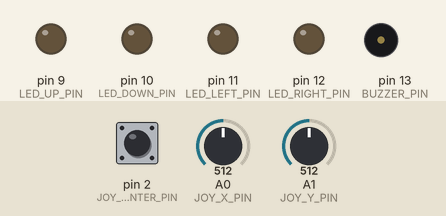
This sketch was run on a simulated Arduino Uno, built with avr-gcc and run on an emulated ATmega328P. On the bench: output pins drawn as LEDs (lit = HIGH), buzzer (waves = sounding, pin HIGH). Inputs (shaded band) come from the test bench; at power-on: A0 (JOY_X_PIN) = 512, A1 (JOY_Y_PIN) = 512, pin 2 (JOY_CENTER_PIN) HIGH.

Above: at 1.2 s.
1.3 s: A0 (JOY_X_PIN) set to 483
At 2.0 s:
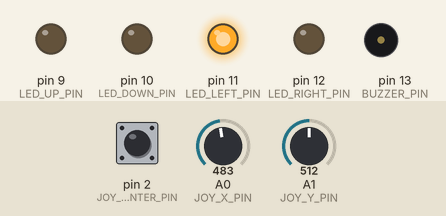
2.8 s: A1 (JOY_Y_PIN) set to 483
At 3.3 s:
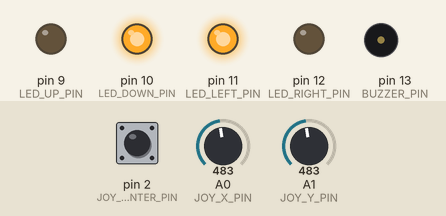
4.3 s: pin 2 (JOY_CENTER_PIN) pulled LOW for 0.15 s
At 4.41 s:
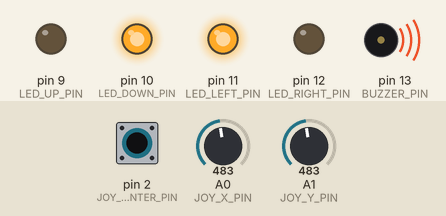
6.0 s: A0 (JOY_X_PIN) set to 510
At 7.2 s:
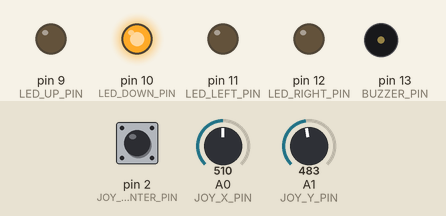
7.5 s: A1 (JOY_Y_PIN) set to 716
At 8.5 s:
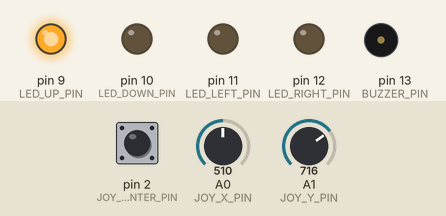
9.0 s: pin 2 (JOY_CENTER_PIN) pulled LOW for 1 s
At 9.8 s:
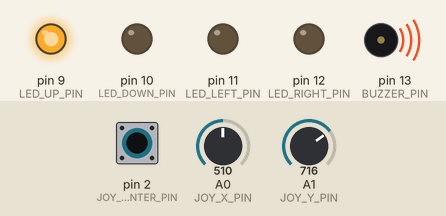
Timing chart, 0 to 12.0 s (numbered marks = the images above; inputs shaded):
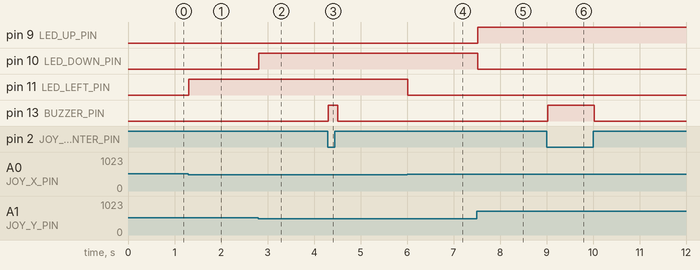

Measured:
- the behaviour switches between 500 and 499 on A0 (JOY_X_PIN) (found by bisection; images 0 and 1)
- the behaviour switches between 500 and 499 on A1 (JOY_Y_PIN) (found by bisection; images 1 and 2)
- after the input at 1.3 s, pin 11 (LED_LEFT_PIN): LOW → HIGH at once
- after the input at 2.8 s, pin 10 (LED_DOWN_PIN): LOW → HIGH at once
- after the input at 4.3 s, pin 13 (BUZZER_PIN): LOW → HIGH at once, → LOW 0.20 s later
- after the input at 6.0 s, pin 11 (LED_LEFT_PIN): HIGH → LOW at once
- after the input at 7.5 s, pin 9 (LED_UP_PIN): LOW → HIGH at once; pin 10 (LED_DOWN_PIN): HIGH → LOW at once
- after the input at 9.0 s, pin 13 (BUZZER_PIN): LOW → HIGH at once, → LOW 1.0 s later

The sketch:

Led_buzzer_Controlling_Using_JoyStick_.ino
```cpp
const int LED_UP_PIN = 9;
const int LED_DOWN_PIN = 10;
const int LED_LEFT_PIN = 11;
const int LED_RIGHT_PIN = 12;
const int BUZZER_PIN = 13;

const int JOY_X_PIN = A0;
const int JOY_Y_PIN = A1;
const int JOY_CENTER_PIN = 2;

// Threshold values for detecting joystick movement
const int THRESHOLD = 500;

void setup() {
  pinMode(LED_UP_PIN, OUTPUT);
  pinMode(LED_DOWN_PIN, OUTPUT);
  pinMode(LED_LEFT_PIN, OUTPUT);
  pinMode(LED_RIGHT_PIN, OUTPUT);
  pinMode(BUZZER_PIN, OUTPUT);

  pinMode(JOY_CENTER_PIN, INPUT_PULLUP);

  Serial.begin(9600);
}

void loop() {
  // Read the joystick values
  int joyX = analogRead(JOY_X_PIN);
  int joyY = analogRead(JOY_Y_PIN);
  bool centerPressed = digitalRead(JOY_CENTER_PIN) == LOW;

  // Turn off all LEDs and buzzer initially
  digitalWrite(LED_UP_PIN, LOW);
  digitalWrite(LED_DOWN_PIN, LOW);
  digitalWrite(LED_LEFT_PIN, LOW);
  digitalWrite(LED_RIGHT_PIN, LOW);
  digitalWrite(BUZZER_PIN, LOW);

  // Check joystick movement and turn on corresponding LED
  if (joyY > 1023 - THRESHOLD) {
    digitalWrite(LED_UP_PIN, HIGH);
  } else if (joyY < THRESHOLD) {
    digitalWrite(LED_DOWN_PIN, HIGH);
  }

  if (joyX > 1023 - THRESHOLD) {
    digitalWrite(LED_RIGHT_PIN, HIGH);
  } else if (joyX < THRESHOLD) {
    digitalWrite(LED_LEFT_PIN, HIGH);
  }

  // Check if the center button is pressed
  if (centerPressed) {
    digitalWrite(BUZZER_PIN, HIGH);
  }

  delay(100);  // Main loop delay
}
```
